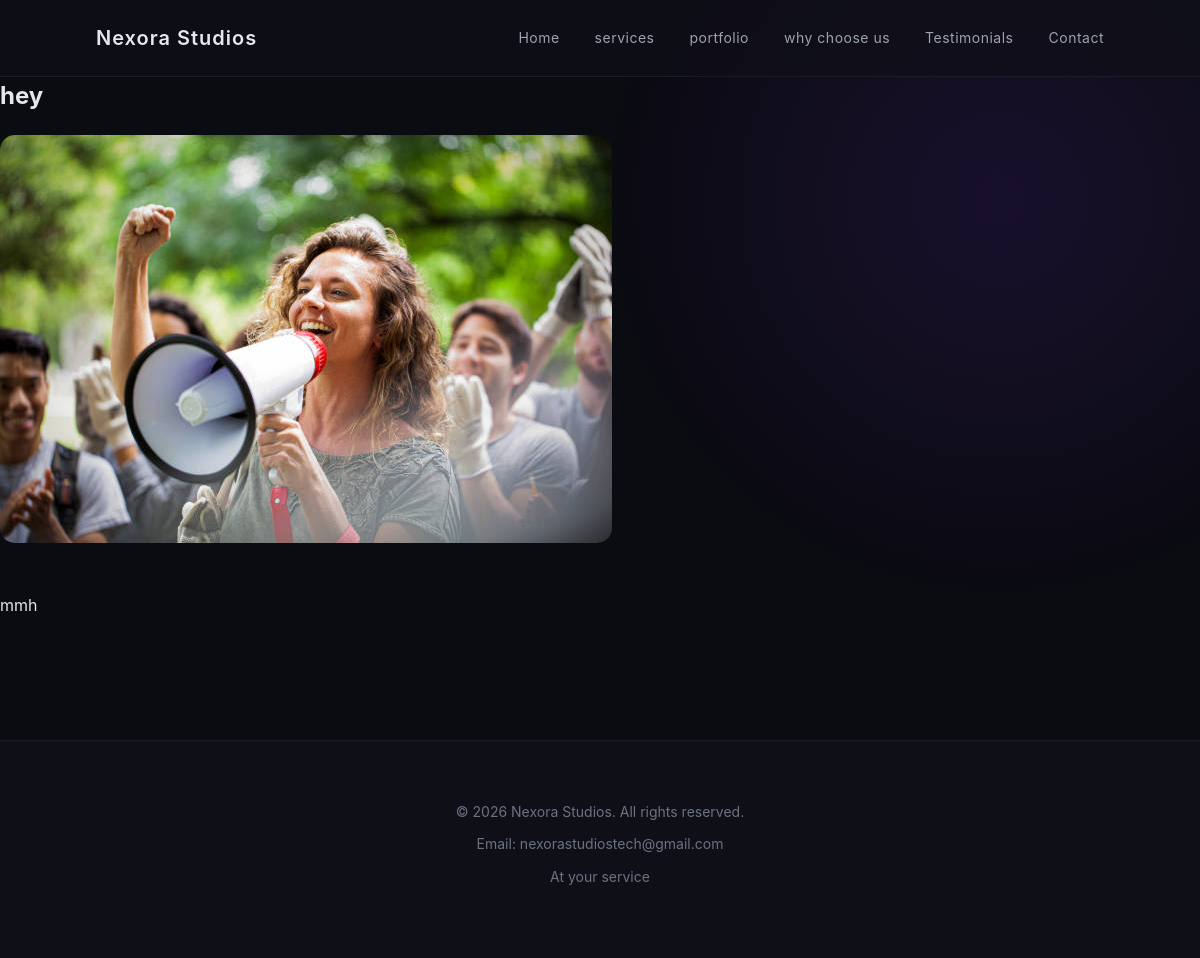
The app's page /blog/hey/ with its own data.
### techcompany/models.py (models this page shows, shortened)
class BlogPost(models.Model):
    title = models.CharField(max_length=200)
    slug = models.SlugField(unique=True, blank=True)
    category = models.ForeignKey(Category, on_delete=models.SET_NULL, null=True, blank=True)
    content = models.TextField()
    excerpt = models.TextField(blank=True)
    featured_image = models.ImageField(upload_to='blog_images/', null=True, blank=True)
    published_at = models.DateTimeField(auto_now_add=True)

### techcompany/views.py (the view)
# urls.py: path('blog/<slug:slug>/', views.blog_detail, name='blog_detail'),
def blog_detail(request, slug):
    post = get_object_or_404(BlogPost, slug=slug)
    return render(request, 'blog_detail.html', {'post': post})

### templates/blog_detail.html (shortened to what this page needs)
{% extends 'base.html' %}
{% block content %}
<article class="blog-detail">
    <h1>{{ post.title }}</h1>
    <img src="{{ post.featured_image.url }}" alt="{{ post.title }}">
    <p>{{ post.content|linebreaks }}</p>
</article>
{% endblock %}

### templates/base.html (style rules this page uses)
* { margin: 0; padding: 0; box-sizing: border-box; }
body { font-family: -apple-system, BlinkMacSystemFont, "Segoe UI", Roboto, sans-serif; background: #0b0b12; color: #e5e7eb; line-height: 1.6; overflow-x: hidden; }
body::before { content: ""; position: fixed; width: 800px; height: 800px; background: radial-gradient(circle, rgba(124,58,237,0.12), transparent 70%); top: -200px; right: -200px; z-index: -1; }

### templates/blog_detail.html (style rules this page uses)
.blog-detail img { max-width: 100%; margin: 20px 0; border-radius: 15px; }
.blog-detail p { line-height: 1.8; margin-bottom: 20px; }

### records on screen
BlogPost: title "hey", featured_image (picture), content "mmh"
